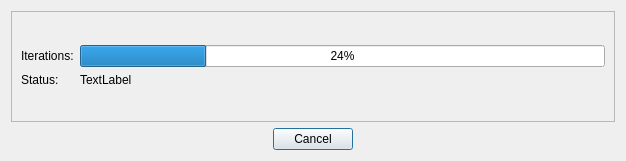
<?xml version="1.0" encoding="UTF-8"?>
<ui version="4.0">
 <class>ProgressDialogImage</class>
 <widget class="QDialog" name="ProgressDialogImage">
  <property name="geometry">
   <rect>
    <x>0</x>
    <y>0</y>
    <width>626</width>
    <height>161</height>
   </rect>
  </property>
  <property name="windowTitle">
   <string>Progress</string>
  </property>
  <layout class="QGridLayout" name="gridLayout">
   <item row="1" column="1">
    <widget class="QPushButton" name="cancelButton">
     <property name="text">
      <string>Cancel</string>
     </property>
    </widget>
   </item>
   <item row="1" column="0">
    <spacer name="horizontalSpacer">
     <property name="orientation">
      <enum>Qt::Horizontal</enum>
     </property>
     <property name="sizeHint" stdset="0">
      <size>
       <width>40</width>
       <height>20</height>
      </size>
     </property>
    </spacer>
   </item>
   <item row="0" column="0" colspan="3">
    <widget class="QFrame" name="frame">
     <property name="frameShape">
      <enum>QFrame::StyledPanel</enum>
     </property>
     <property name="frameShadow">
      <enum>QFrame::Raised</enum>
     </property>
     <layout class="QGridLayout" name="gridLayout_2">
      <item row="1" column="0">
       <widget class="QLabel" name="label">
        <property name="text">
         <string>Iterations:</string>
        </property>
       </widget>
      </item>
      <item row="2" column="0">
       <widget class="QLabel" name="label_3">
        <property name="text">
         <string>Status:</string>
        </property>
       </widget>
      </item>
      <item row="1" column="1">
       <widget class="QProgressBar" name="iterationsBar">
        <property name="value">
         <number>24</number>
        </property>
       </widget>
      </item>
      <item row="2" column="1">
       <widget class="QLabel" name="statusLabel">
        <property name="text">
         <string>TextLabel</string>
        </property>
       </widget>
      </item>
      <item row="3" column="0" colspan="2">
       <spacer name="verticalSpacer_2">
        <property name="orientation">
         <enum>Qt::Vertical</enum>
        </property>
        <property name="sizeHint" stdset="0">
         <size>
          <width>20</width>
          <height>40</height>
         </size>
        </property>
       </spacer>
      </item>
      <item row="0" column="0" colspan="2">
       <spacer name="verticalSpacer">
        <property name="orientation">
         <enum>Qt::Vertical</enum>
        </property>
        <property name="sizeHint" stdset="0">
         <size>
          <width>20</width>
          <height>40</height>
         </size>
        </property>
       </spacer>
      </item>
     </layout>
    </widget>
   </item>
   <item row="1" column="2">
    <spacer name="horizontalSpacer_2">
     <property name="orientation">
      <enum>Qt::Horizontal</enum>
     </property>
     <property name="sizeHint" stdset="0">
      <size>
       <width>40</width>
       <height>20</height>
      </size>
     </property>
    </spacer>
   </item>
  </layout>
 </widget>
 <resources/>
 <connections/>
</ui>
